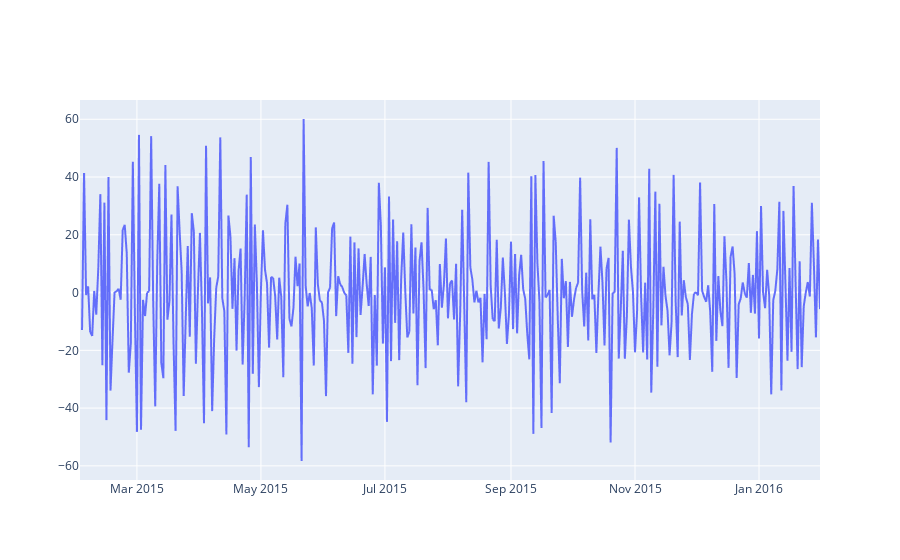

Here is the notebook cell this chart was saved with:
### Code cell
fig = go.Figure(go.Scattergl(
    x = gen_df.index,
    y = gen_df['1dif']
))

fig.show()

### Figure 1 — Plotly figure (JSON) as saved in the notebook; plotly's stock layout.template omitted (floating-point values rounded to 4 significant figures; data arrays with more than 128 entries replaced by an {"elided": "..."} marker saying what was removed)
{"data": [{"x": {"elided": "365 str values"}, "y": {"elided": "365 float values"}, "type": "scattergl"}], "layout": {}}
